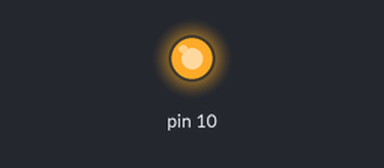
Bench run of a sketch on a simulated Arduino Uno, built with avr-gcc and run on an emulated ATmega328P. On the bench: output pins drawn as LEDs (lit = HIGH).

Above: at 0.1 s.
Timing chart, 0 to 1.6 s (numbered marks = the images above):
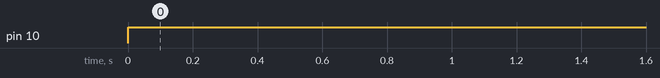

The sketch:

Blink.ino
```cpp
const byte kDefaultSpeed = 255;  // 80%
const unsigned long kTimeoutMs = 5000;

void setup() {
  pinMode(10, OUTPUT);
}

void loop() {
  TCCR1B = TCCR1B & B11111000 | B00000001;

  byte current_speed = kDefaultSpeed;
  analogWrite(10, current_speed);

  unsigned long last_update_time = millis();
  unsigned long now;

  while (true) {
    byte next_speed = 0;
    bool next_speed_received = false;
    while (Serial.available() > 0) {
      next_speed = Serial.read();
      next_speed_received = true;
    }

    now = millis();

    if (next_speed_received) {
      current_speed = next_speed;
      last_update_time = now;
      Serial.print(next_speed);
      Serial.write('\n');
    } else if (now - last_update_time >= kTimeoutMs) {
      current_speed = kDefaultSpeed;
    }

    analogWrite(10, current_speed);

    delay(100); // 0.1 seconds
  }
}
```

Measured:
- by itself, pin 10: LOW → HIGH at 0.00 s
